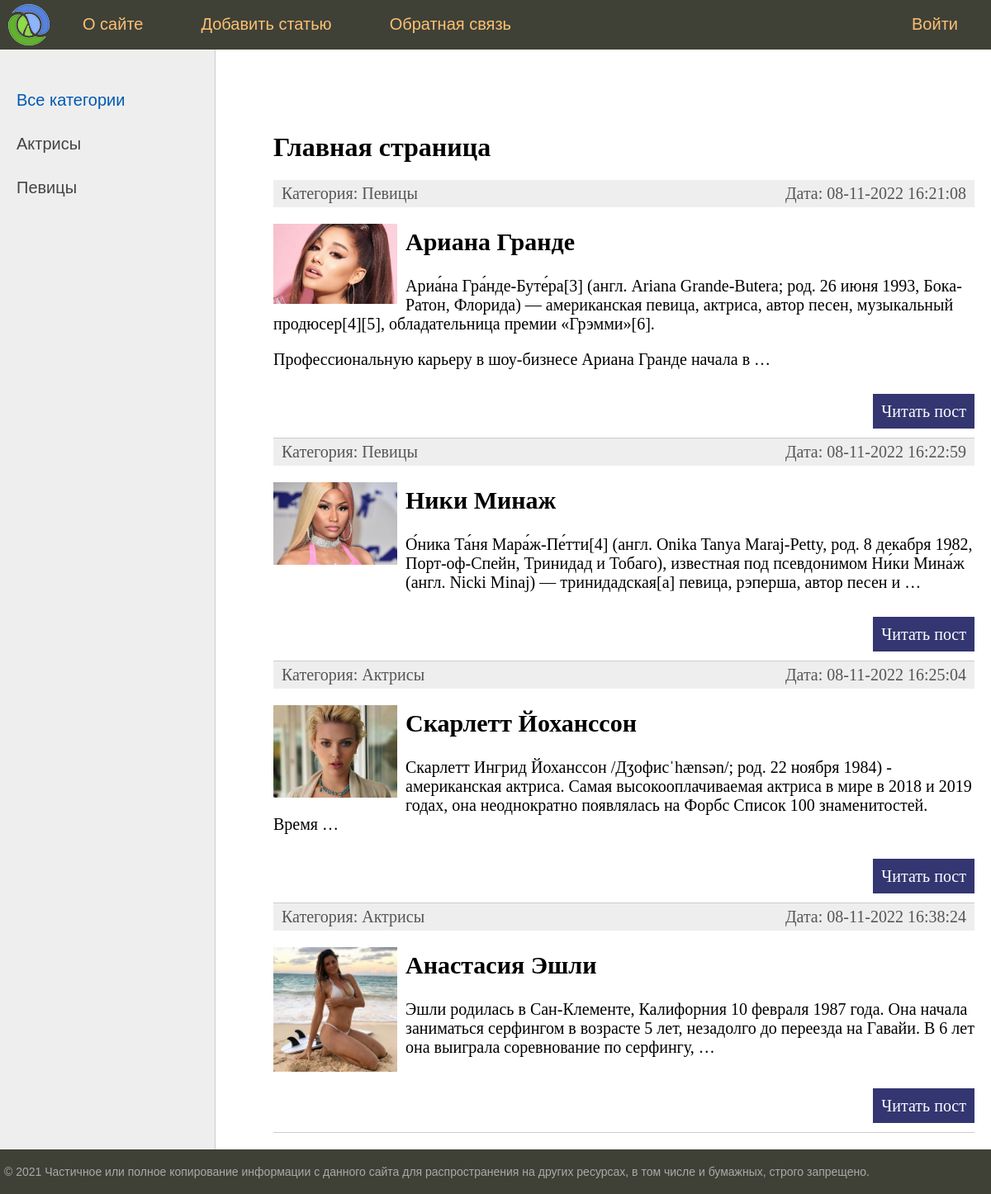
The page / on the database its author committed.
### women/models.py (models this page shows, shortened)
class Category(models.Model):
    name = models.CharField(max_length=100, db_index=True, verbose_name="Категория")
    slug = models.SlugField(max_length=255, unique=True, db_index=True, verbose_name="URL")
    def __str__(self):
        return self.name
    def get_absolute_url(self):
        return reverse('category', kwargs={'cat_slug': self.slug})
    class Meta:
        verbose_name = 'Категория'
        verbose_name_plural = 'Категории'
        ordering = ['id']

class Women(models.Model):  # унаследовались от класса Model
    title = models.CharField(max_length=255, verbose_name="Заголовок")
    slug = models.SlugField(max_length=255, unique=True, db_index=True, verbose_name="URL")
    content = models.TextField(blank=True, verbose_name="Текст статьи")
    photo = models.ImageField(upload_to='photos/%Y/%m/%d/', verbose_name="Фото")
    time_create = models.DateTimeField(auto_now_add=True, verbose_name="Время создания")
    time_update = models.DateTimeField(auto_now=True, verbose_name="Время изменения")
    is_published = models.BooleanField(default=True, verbose_name="Публикация")
    cat = models.ForeignKey('Category', on_delete=models.PROTECT,
                            verbose_name="Категории")  # передаем  первичную модель как строку, к полю cat постфикс id django  добавит автоматически
    def get_absolute_url(self):
        return reverse('post', kwargs={'post_slug': self.slug})
    class Meta:
        verbose_name = 'Известные женщины'
        verbose_name_plural = 'Известные женщины'
        ordering = ['time_create', 'title']

### women/views.py (the view)
# urls.py: path('', index, name="home"),  # http://127.0.0.1:8000/, name='home' -  указывает имя маршрута
def index(request):  # ссылка на класс HttpRequest(куки, сессии и тд, get/post запросы)
    women_list = Women.objects.all()
    context = {
        'women_list': women_list,
        'title': 'Главная страница',
        'cat_selected': 0
    }
    return render(request, 'women/index.html', context=context)

### women/templatetags/women_tags.py (called while the page is built)
@register.inclusion_tag("women/list_categories.html")
def show_categories(sort=None, cat_selected=0):  # sort хранит значение полей, по которому будет проводиться сортировка
    if not sort:
        cats = Category.objects.all()
    else:
        cats = Category.objects.order_by(sort)
    return {"cats": cats,
            "cat_selected": cat_selected}  # возращает словарь, который будет передаваться шаблону, возвращает фрагмент html страницы

@register.inclusion_tag("women/menu_list.html")
def show_menu():
    menu = [
        {'title': 'О сайте', 'url_name': 'about'},
        {'title': 'Добавить статью', 'url_name': 'add_page'},
        {'title': 'Обратная связь', 'url_name': 'contact'},
        {'title': 'Войти', 'url_name': 'login'},
    ]
    return {'menu': menu}

### women/templates/women/index.html (shortened to what this page needs)
{% extends 'women/base.html' %}
{% block content %}
<ul class="list-articles">
	<h1>{{title}}</h1>
	{% for w in women_list %}
			<li><div class="article-panel">
				<p class="first">Категория: {{w.cat}}</p>
				<p class="last">Дата: {{w.time_update|date:"d-m-Y H:i:s"}}</p>
			</div>
				{% if w.photo %}
				<p><img class="img-article-left thumb" src="{{w.photo.url}}"></p>
				{% endif %}
				<h2>{{w.title}}</h2>
				{% autoescape on %}
					{{w.content|linebreaks|truncatewords:30}}
				{%endautoescape %}
			<p class="link-read-post"><a href="{{w.get_absolute_url}} ">Читать пост</a></p>
			</li>
	{% endfor %}
</ul>
{% endblock %}

### women/templates/women/base.html (shortened to what this page needs)
{% load static %}
{% load women_tags %}
<!DOCTYPE html>
<html>
<head>
	<link type="text/css" href="{% static 'women/css/styles.css' %}" rel="stylesheet" />
</head>
<body>
<table class="table-page" border=0 cellpadding="0" cellspacing="0">
<tr><td valign=top>
{% block mainmenu %}
		<div class="header">
			<ul id="mainmenu" class="mainmenu">
			<li class="logo"><a href="{% url 'home' %}"><div class="logo"></div></a></li>
				{% show_menu %}
			</ul>
		</div>
{% endblock mainmenu %}
<table class="table-content" border=0 cellpadding="0" cellspacing="0">
<tr>
	<td valign="top" class="left-chapters">
	<ul id="leftchapters">
		{% if cat_selected == 0 %}
			<li class="selected"> Все категории </li>
		{% else %}
			<li><a href="{% url 'home' %}">Все категории</a></li>
		{% endif %}
		{% show_categories 'name' cat_selected%}
	</ul>
</td>
<td valign="top" class="content">
	<div class="content-text">
{% block content %}
{% endblock %}
	</div>
</td></tr></table>
</td></tr>
<tr><td valign=top>
	<div id="footer">
		<p>&copy; 2021 Частичное или полное копирование информации с данного сайта для распространения на других ресурсах, в том числе и бумажных, строго запрещено.</p>
	</div>
</td></tr></table>
</body>
</html>

### women/templates/women/menu_list.html
{% for m in menu %}
	{% if not forloop.last %}
			<li><a href="{% url m.url_name %}">{{m.title}}</a></li>
	{% else %}
			<li class="last"><a href="{% url m.url_name %}">{{m.title}}</a></li>
	{% endif %}
{% endfor %}

### women/templates/women/list_categories.html
{%for category in cats %}
			{% if category.id == cat_selected %}
				<li class="selected"> {{category.name}}</li>
			{% else %}
				<li><a href="{{category.get_absolute_url}}">{{category.name}}</a></li>
			{% endif %}
		{% endfor %}

### women/static/women/css/styles.css (style rules this page uses)
html, body { font-family: 'Arial'; margin: 0; padding: 0; height: 100%; width: 100%; color: #444; }
a { color: #0059b2; text-decoration: none; }
img { max-width: 600px; height: auto; }
img.img-article-left { max-width: 300px; height: auto; float: left; padding: 0 10px 10px 0; }
img.img-article-left.thumb { max-width: 150px; height: auto; }
p.link-read-post { text-align: right; }
p.link-read-post a { padding: 10px; min-width: 100px; background: #333671; color: #fff; text-decoration: none; }
div.article-panel { background: #eee; padding: 5px 10px 5px 10px; box-sizing: border-box; overflow: hidden; color: #555; }
div.article-panel p.first { margin: 0; float: left; }
div.article-panel p.last { margin: 0; float: right; }
ul.list-articles { list-style: none; margin: 0; padding: 0; }
ul.list-articles li { border-bottom: 1px solid #ccc; }
.table-page { width: 100%; height: 100%; vertical-align: top; }
.table-page tr { height: 100%; }
.header { background: #3F4137; height: 60px; }
.logo { background: url('../images/logo.png') no-repeat 10px 5px; width: 70px; height: 60px; }
ul.mainmenu { list-style: none; margin: 0; padding: 0; height: 60px; color: #fdc073; font-size: 20px; overflow: hidden; }
ul.mainmenu li { float: left; margin: 18px 40px 0 30px; }
ul.mainmenu li.logo { margin: 0; }
ul.mainmenu li.last { float: right; }
ul.mainmenu li a { color: #fdc073; text-decoration: none; }
.table-content { width: 100%; min-height: 100%; height: 100%; }
.left-chapters { margin: 0; background: #eee; border-right: 1px solid #ccc; min-height: 100%; }
.left-chapters ul { width: 230px; min-height: 100%; margin: 0; padding: 20px 10px 10px 20px; list-style: none; font-size: 20px; }
.left-chapters ul li { margin: 30px 0 0 0; color: #999; }
.left-chapters ul li.selected { color: #0059b2; }
.left-chapters ul li a { color: #444; text-decoration: none; }
.content { padding: 40px 20px 20px 40px; width: 100%; box-sizing: border-box; }
.content-text { margin: 60px 0 0 30px; color: #000; font-size: 20px; font-family: Yandex Sans Display Light; }
.content-text h1 { font-size: 32px; }
#footer { box-sizing: border-box; background: #3F4137; padding: 5px; color: #aaa; font-size: 14px; font-family: Verdana, Geneva, Arial, Helvetica; text-align: left; overflow: hidden; }

### rows shown on the page
Category: name "Актрисы"
Category: name "Певицы"
Women: cat "Певицы", time_update "08-11-2022 16:21:08", photo (picture), title "Ариана Гранде", content "Ариа́на Гра́нде-Буте́ра[3] (англ. Ariana Grande-Butera; род. 26 июня 1993, Бока-Ратон, Флорида) — американская певица, актриса, автор песен, музыкальный продюсер[4][5], обладательница премии «Грэмми»[6]. Профессиональную карьеру в шоу-бизнесе Ариана Гранде начала в …"
Women: cat "Певицы", time_update "08-11-2022 16:22:59", photo (picture), title "Ники Минаж", content "О́ника Та́ня Мара́ж-Пе́тти[4] (англ. Onika Tanya Maraj-Petty, род. 8 декабря 1982, Порт-оф-Спейн, Тринидад и Тобаго), известная под псевдонимом Ни́ки Мина́ж (англ. Nicki Minaj) — тринидадская[a] певица, рэперша, автор песен и …"
Women: cat "Актрисы", time_update "08-11-2022 16:25:04", photo (picture), title "Скарлетт Йоханссон", content "Скарлетт Ингрид Йоханссон /Дʒофисˈhænsən/; род. 22 ноября 1984) - американская актриса. Самая высокооплачиваемая актриса в мире в 2018 и 2019 годах, она неоднократно появлялась на Форбс Список 100 знаменитостей. Время …"
Women: cat "Актрисы", time_update "08-11-2022 16:38:24", photo (picture), title "Анастасия Эшли", content "Эшли родилась в Сан-Клементе, Калифорния 10 февраля 1987 года. Она начала заниматься серфингом в возрасте 5 лет, незадолго до переезда на Гавайи. В 6 лет она выиграла соревнование по серфингу, …"

### other values the page prints
{{ m.title }} "О сайте" "Добавить статью" "Обратная связь"
{{ m.title }} "Войти"
{{ title }} "Главная страница"
